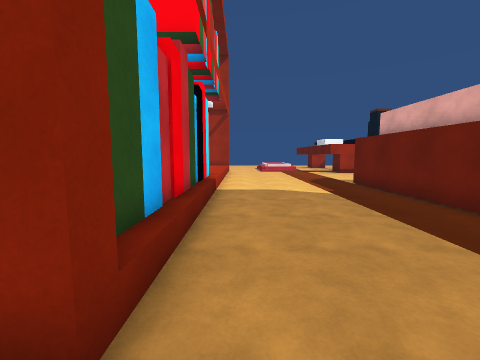
View 1 (above)

18 first-person views from a walk through a scene from a Unity 3-D project. The camera is 1.3 m above the floor, tilts 6° down and sees 90° across. The floor is counted in squares, 1 m on a side. Each view is taken from the middle of a square. On the plan, view 1 faces up. The plan holds only what a view shows up to about 12 squares ahead; the rest is blank. The place goes on beyond the plan.

View 2
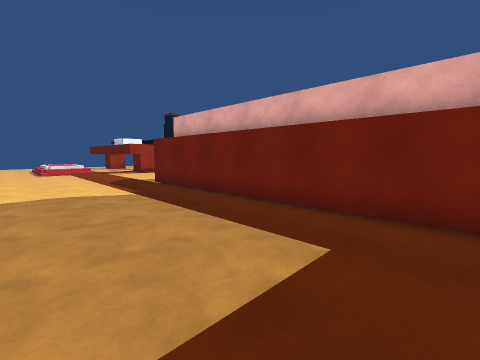

View 3
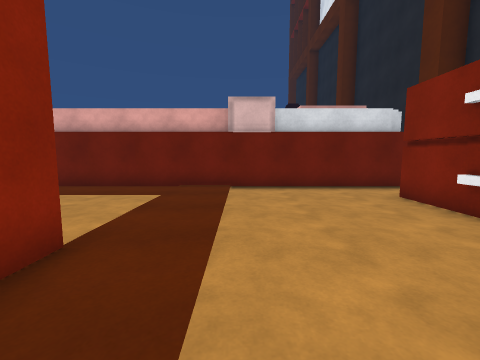

View 4
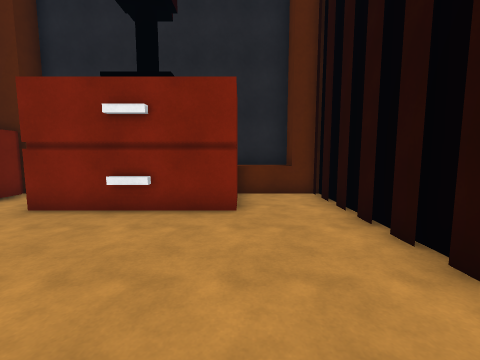

View 5
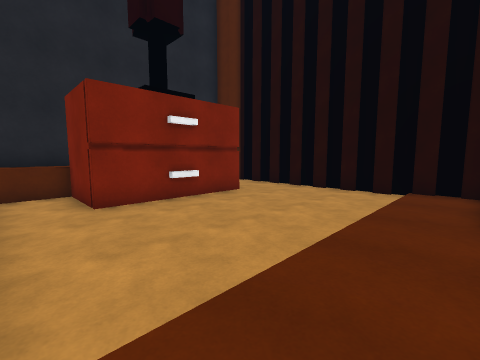

View 6
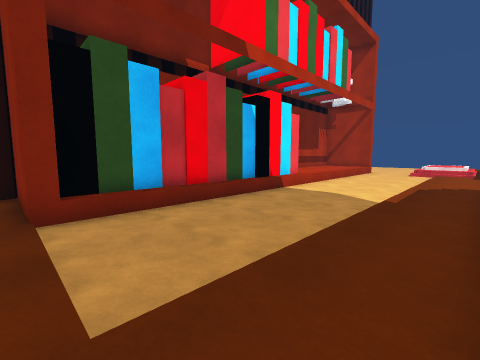

View 7
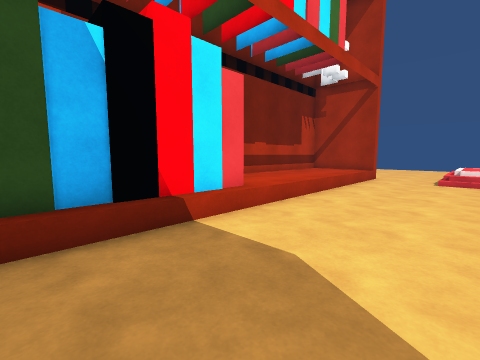

View 8
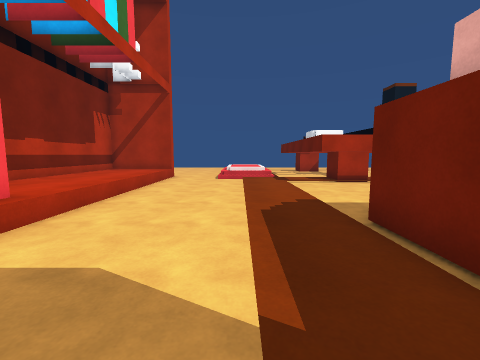

View 9
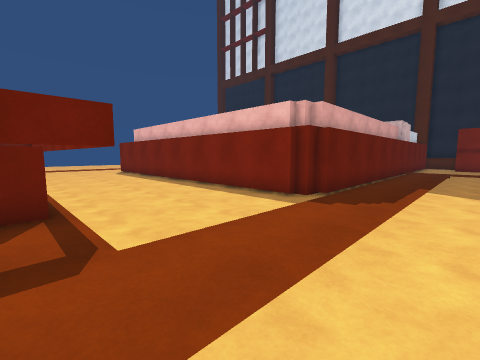

View 10
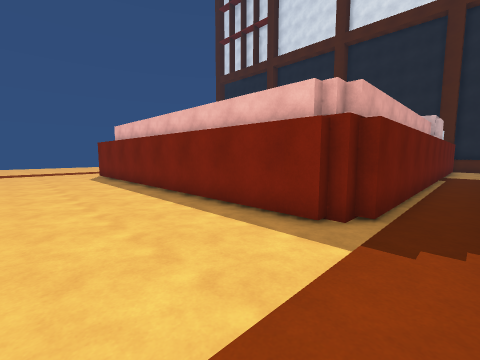

View 11
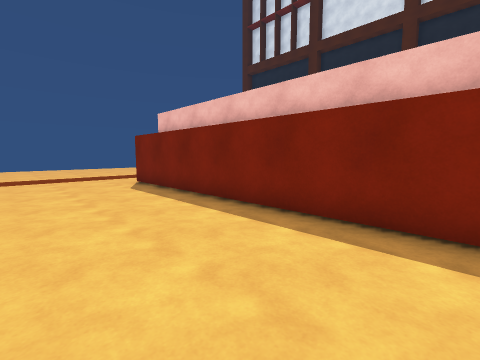

View 12
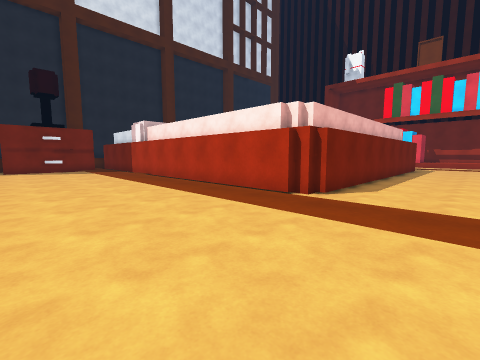

View 13
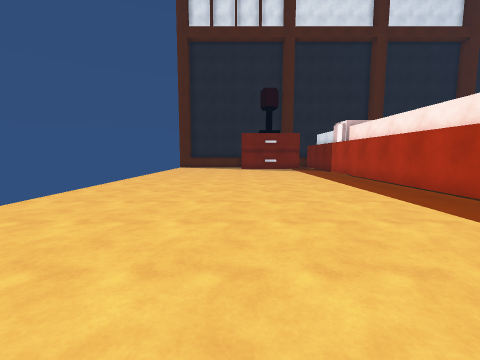

View 14
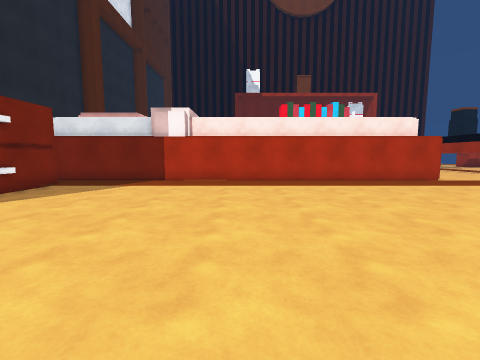

View 15
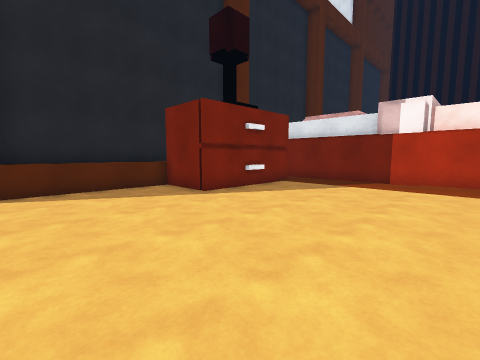

View 16
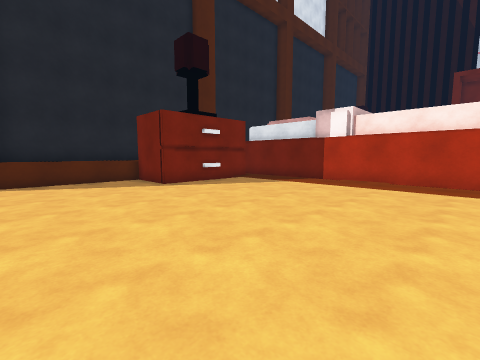

View 17
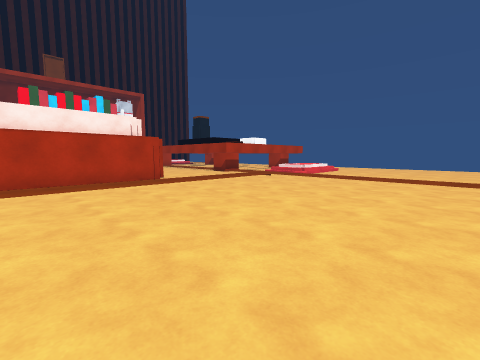

View 18
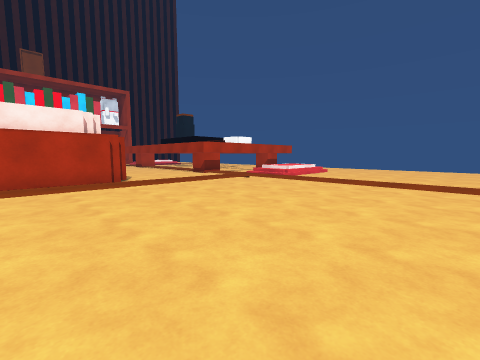

### Floor plan
Key: @ floor where view 1 was taken; # wall or solid block; . main floor; : floor 0.5 m higher than the main floor; / step, stairs or slope; ^ raised ledge.
Columns run from 5 left of view 1 to 34 right of it. Each row starts with its distance up from view 1.
 19 #   /.......###                  .......
 18 #:::/.......##########          ........
 17 #:::/......................... .........
 16 #:::/...................................
 15 #:::/...................................
 14  :::/...................................
 13   ::/...................................
 12    :/......#################............
 11    #/......#               #............
 10    #/......#               #............
  9    #/......#               #............
  8    #/......#               #............
  7    #/......#               #............
  6    #/......#               #............
  5    #/......#               #............
  4    #/......#               #............
  3    #/......#               #...........
  2    ##......#               #............
  1 #####......#               #............
  0 #....@.....#               #............
 -1 #..........#               #............
 -2 #..........#               #............
 -3 #..........#               #............
 -4 #..........#               #............
 -5 #..........#               #............
 -6 #..######..#               #.######.....
 -7 #..#    #..#               #      #.....
 -8 #..#    #..#                      #.....
 -9 ##^^    ^^^^                      ^^^^^^
-10  ###    ###                      #######

Positions as (right, up) in squares from view 1, and headings:
1: (0, 0), facing up
2: (0, 0), facing up-right
3: (-4, -1), facing right
4: (-2, 0), facing down
5: (5, 1), facing down-left
6: (5, 1), facing up-left
7: (3, 7), facing up-left
8: (3, 7), facing up
9: (2, 19), facing down-right
10: (4, 17), facing down-right
11: (10, 17), facing down-right
12: (29, 16), facing down-left
13: (29, 16), facing down
14: (34, 2), facing left
15: (34, 1), facing down-left
16: (34, 4), facing down-left
17: (34, 6), facing up-left
18: (34, 8), facing up-left
